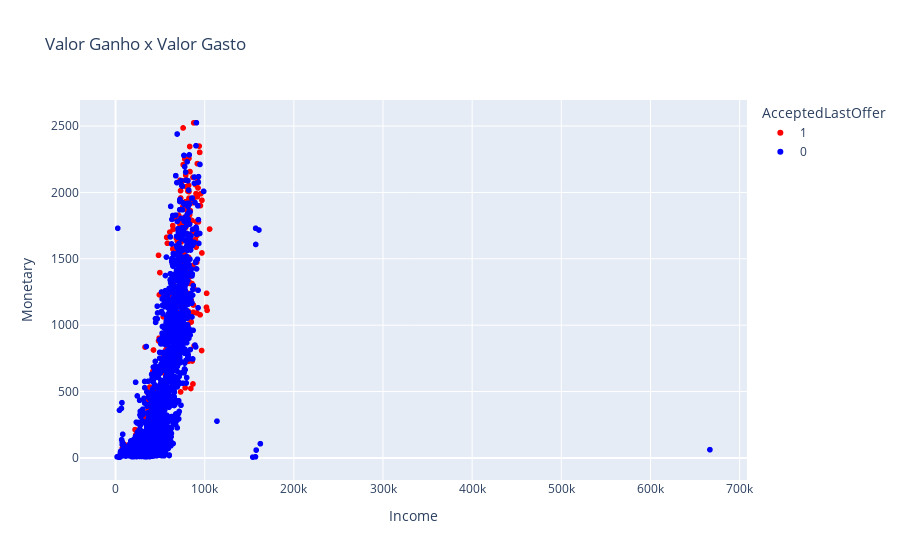

This figure's notebook cell:
### Code cell
fig = px.scatter(df, x='Income', y='Monetary', color='AcceptedLastOffer', 
                 color_discrete_sequence=['red', 'blue'], title='Valor Ganho x Valor Gasto')
fig.show()

### Figure 1 — Plotly figure (JSON) as saved in the notebook; plotly's stock layout.template omitted (floating-point values rounded to 4 significant figures; data arrays with more than 128 entries replaced by an {"elided": "..."} marker saying what was removed)
{"data": [{"hovertemplate": "AcceptedLastOffer=1<br>Income=%{x}<br>Monetary=%{y}<extra></extra>", "legendgroup": "1", "marker": {"color": "red", "symbol": "circle"}, "mode": "markers", "name": "1", "showlegend": true, "type": "scattergl", "x": {"elided": "334 int values"}, "xaxis": "x", "y": {"elided": "334 int values"}, "yaxis": "y"}, {"hovertemplate": "AcceptedLastOffer=0<br>Income=%{x}<br>Monetary=%{y}<extra></extra>", "legendgroup": "0", "marker": {"color": "blue", "symbol": "circle"}, "mode": "markers", "name": "0", "showlegend": true, "type": "scattergl", "x": {"elided": "1906 int values"}, "xaxis": "x", "y": {"elided": "1906 int values"}, "yaxis": "y"}], "layout": {"legend": {"title": {"text": "AcceptedLastOffer"}, "tracegroupgap": 0}, "title": {"text": "Valor Ganho x Valor Gasto"}, "xaxis": {"anchor": "y", "domain": [0, 1], "title": {"text": "Income"}}, "yaxis": {"anchor": "x", "domain": [0, 1], "title": {"text": "Monetary"}}}}
